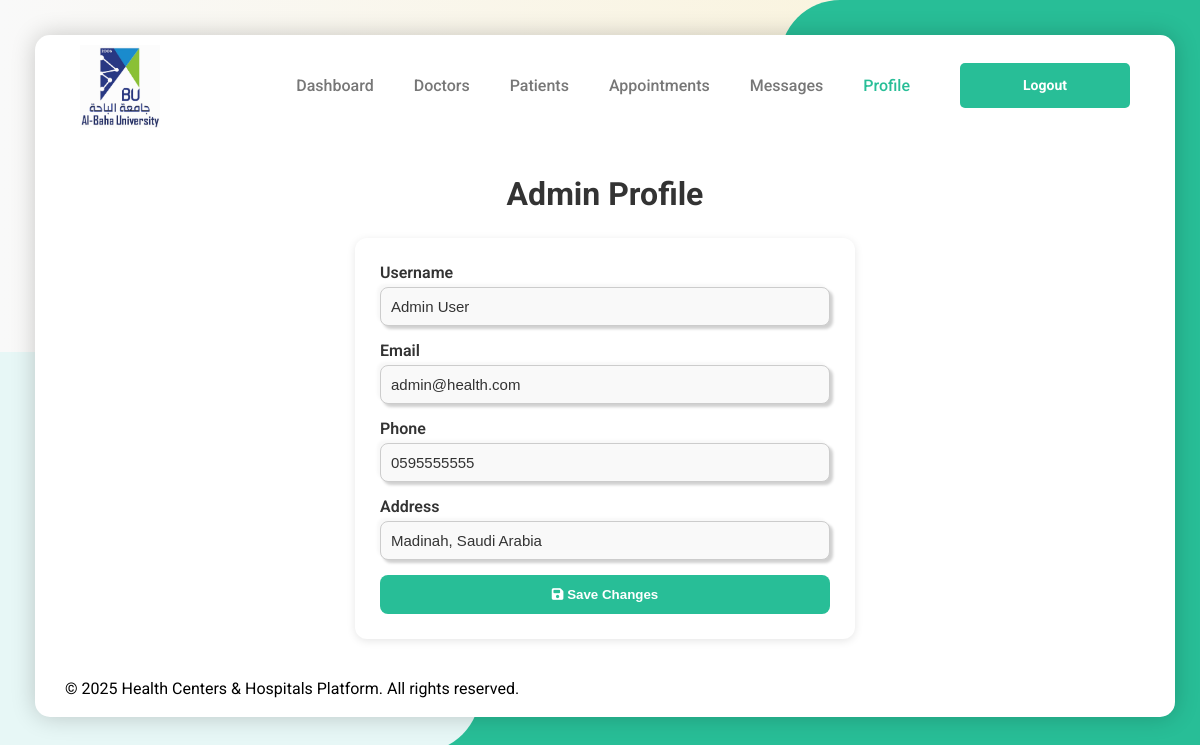
Screenshot of /admin_profile.php (signed in) with the database file from the repository.
### tables this page shows
CREATE TABLE `users` (
  `id` int(11) NOT NULL,
  `username` varchar(100) NOT NULL,
  `email` varchar(100) NOT NULL,
  `password` varchar(255) NOT NULL,
  `address` varchar(255) DEFAULT NULL,
  `phone` varchar(20) DEFAULT NULL,
  `dob` date DEFAULT NULL,
  `gender` enum('Male','Female','Other') DEFAULT 'Other',
  `role` enum('user','doctor','admin','receptionist') DEFAULT 'user',
  `created_at` timestamp NOT NULL DEFAULT current_timestamp(),
  `image` varchar(255) DEFAULT 'img/users/default-user.png'
);

### admin_profile.php (the view, shortened to what this page needs)
<?php
require 'config/admin_data.php';
$admin_id = (int)$_SESSION['user_id'];
$stmt = $pdo->prepare("SELECT username, email, phone, address FROM users WHERE id=? AND role='admin'");
$stmt->execute([$admin_id]);
$admin = $stmt->fetch(PDO::FETCH_ASSOC);
?>
<!DOCTYPE html>
<html lang="en">
  <head>
    <link rel="stylesheet" href="../css/styles.css">
    <link rel="stylesheet" href="https://cdnjs.cloudflare.com/ajax/libs/font-awesome/6.4.0/css/all.min.css">
  </head>
  <body>
    <div class="home-section">
      <div class="effects"><div class="bg-effect"></div></div>
      <div class="container">
        <header class="header">
          <a href="admin_dashboard.php" class="logo" aria-label="Health Management Logo">
            <img src="../logo/logo.jpg" alt="Health Centers Logo" loading="lazy"/>
          </a>
          <nav class="links" aria-label="Main Navigation">
            <ul class="nav-bar">
              <li><a href="admin_dashboard.php">Dashboard</a></li>
              <li><a href="admin_doctors.php">Doctors</a></li>
              <li><a href="admin_users.php">Patients</a></li>
              <li><a href="admin_appointments.php">Appointments</a></li>
              <li><a href="admin_messages.php">Messages</a></li>
              <li><a href="admin_profile.php" class="active">Profile</a></li>
              <li><a href="logout.php" class="register">Logout</a></li>
            </ul>
          </nav>
        </header>
        <main class="profile-section">
          <h1>Admin Profile</h1>
          <form method="POST" class="profile-form">
            <div class="input-box">
              <label>Username</label>
              <input type="text" name="username" value="<?= htmlspecialchars($admin['username']) ?>" required>
            </div>
            <div class="input-box">
              <label>Email</label>
              <input type="email" name="email" value="<?= htmlspecialchars($admin['email']) ?>" required>
            </div>
            <div class="input-box">
              <label>Phone</label>
              <input type="text" name="phone" value="<?= htmlspecialchars($admin['phone']) ?>">
            </div>
            <div class="input-box">
              <label>Address</label>
              <input type="text" name="address" value="<?= htmlspecialchars($admin['address']) ?>">
            </div>
            <button type="submit" class="btn-update">
              <i class="fa-solid fa-save"></i> Save Changes
            </button>
          </form>
        </main>
        <footer>
          <p>&copy; <time datetime="2025">2025</time> Health Centers & Hospitals Platform. All rights reserved.</p>
          <p>&nbsp;</p>
        </footer>
      </div>
    </div>
  </body>
</html>

### styles.css (style rules this page uses)
:root { --main-color: #28be97; --text-color: #777; --bg-color: #e7f7f6; --outer-shadow: 3px 3px 3px #d0d0d0, -3px -3px 3px #f8f8f8; --outer-shadow-0: 0 0 0 #d0d0d0, 0 0 0 #f8f8f8; --inner-shadow: inset 3px 3px 3px #d0d0d0, inset -3px -3px 3px #f8f8f8; --inner-shadow-0: inset 0 0 0 #d0d0d0, inset 0 0 0 #f8f8f8; }
* { box-sizing: border-box; margin: 0; padding: 0; outline: none; }
body { font-family: "Roboto", sans-serif; background-color: var(--bg-color); min-height: 100vh; }
body { opacity: 0; transition: opacity 0.3s ease; }
body.loaded { opacity: 1; }
body { height: 100vh; margin: 0; background: linear-gradient(270deg, #28be97, #3ec8f4, #f7b7a3, #fce38a, #f9f9f9); background-size: 1200% 1200%; animation: softGradient 25s ease infinite; }
img { max-width: 100%; vertical-align: middle; }
ul li { list-style: none; }
a { text-decoration: none; }
button { background: none; border: none; }
@media (min-width: 576px) { .container { width: 540px; } }
@media (min-width: 768px) { .container { width: 720px; } }
@media (min-width: 992px) { .container { width: 960px; } }
@media (min-width: 1200px) { .container { width: 1140px; } }
.container { padding-left: 15px; padding-right: 15px; margin-left: auto; margin-right: auto; }
.effects { position: absolute; top: 0; left: 0; width: 100%; height: 100%; z-index: -1; }
.home-section { position: relative; padding: 35px; }
.home-section::before { content: ""; position: absolute; top: 0; right: 0; width: 35%; height: 100vh; border-radius: 60px 0 0 0; background-color: var(--main-color); z-index: -1; }
.home-section::after { content: ""; position: absolute; bottom: 0; right: 0; width: 70%; height: 50vh; background-color: var(--main-color); z-index: -2; }
.home-section .container { background-color: white; border-radius: 15px; box-shadow: 0px 0px 25px 0px rgb(0 0 0 / 20%); padding-left: 80px; padding-right: 50px; position: relative; overflow: hidden; }
@media (max-width: 1200px) { .home-section .container { padding: 0 30px; } }
.home-section .container .header { display: flex; justify-content: space-between; align-items: center; height: 100px; padding: 15px; }
@media (min-width: 991px) { .header { z-index: 100; position: relative; } }
.home-section .logo { font-size: 20px; color: #000; font-weight: 700; text-transform: capitalize; width: 80px; height: 80px; }
.home-section .header .nav-bar { display: flex; justify-content: center; align-items: center; }
.home-section .header .nav-bar a { margin: 0 20px; font-size: 16px; font-weight: 500; color: var(--text-color); }
.home-section .header .nav-bar a.active { color: var(--main-color); }
.home-section .header .nav-bar a.register { display: block; margin: 0 0 0 30px; width: 170px; height: 45px; text-align: center; display: grid; place-content: center; background-color: var(--main-color); color: white; font-size: 14px; font-weight: bold; border-radius: 5px; text-transform: capitalize; transition: all 0.3s ease; }
.input-box { position: relative; }
.input-box input { width: 100%; padding: 12px 40px 12px 15px; border-radius: 8px; border: none; box-shadow: var(--outer-shadow); font-size: 15px; color: #333; background: #f9f9f9; transition: all 0.3s ease; }
* { transition: background-color 0.3s ease, color 0.3s ease, box-shadow 0.3s ease; }
.profile-section { text-align: center; padding: 40px 20px; }
.profile-section h1 { font-size: 32px; color: #333; margin-bottom: 25px; }
.profile-form { max-width: 500px; margin: 0 auto; background: #fff; padding: 25px; border-radius: 12px; box-shadow: 0 2px 8px rgba(0,0,0,0.1); text-align: left; }
.input-box { margin-bottom: 15px; }
.input-box label { display: block; font-weight: 600; margin-bottom: 5px; color: #333; }
.input-box input { width: 100%; padding: 10px; border-radius: 8px; border: 1px solid #ccc; background: #f9f9f9; font-size: 15px; }
.btn-update { background: #28be97; color: #fff; padding: 12px 20px; border: none; border-radius: 8px; font-weight: 600; width: 100%; cursor: pointer; transition: 0.3s; }

### rows the page displays
users: username "Admin User", email "admin@health.com", phone "0595555555", address "Madinah, Saudi Arabia"
